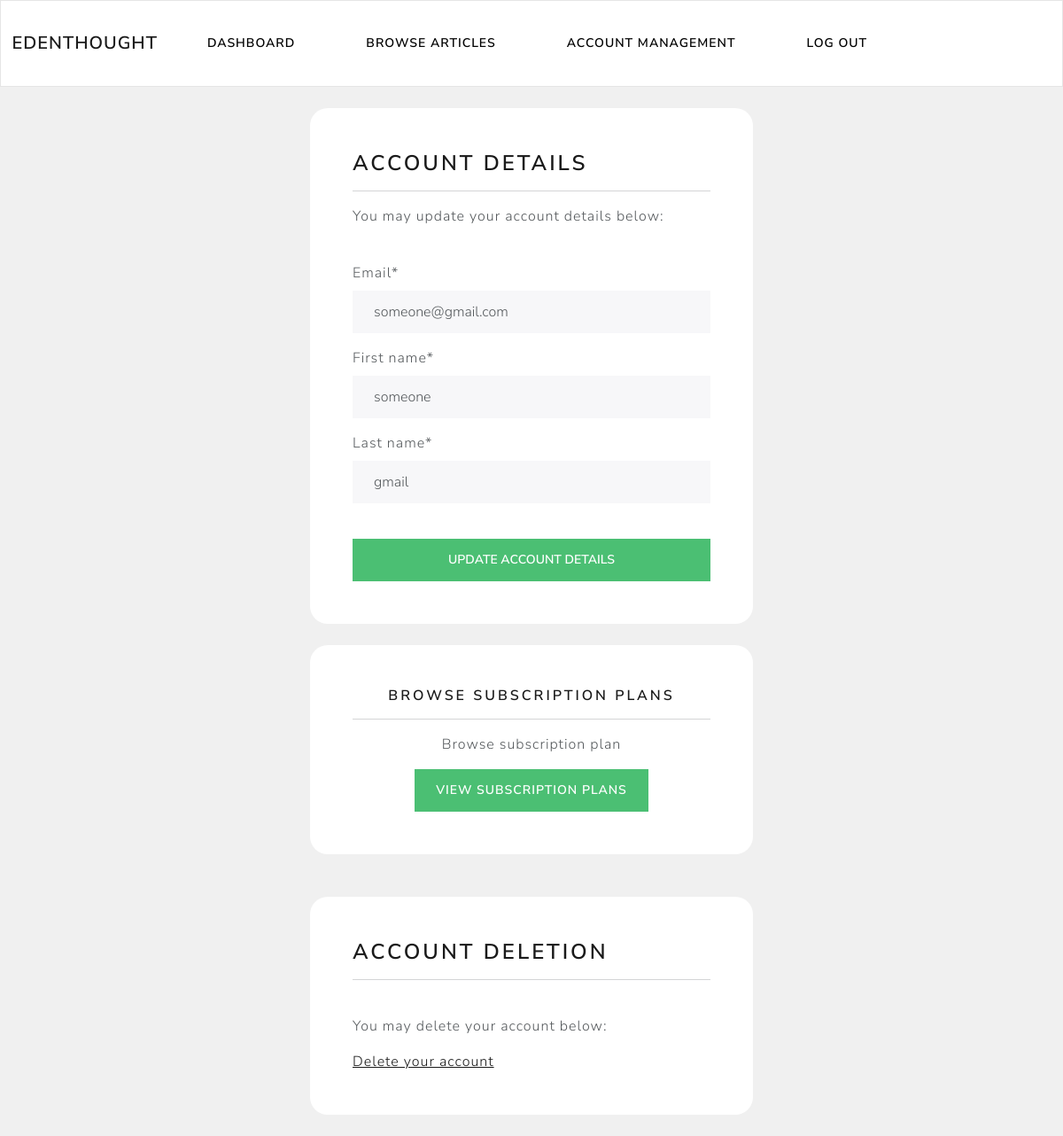
Page /client/account-management-2 (signed in) on the committed database.
### account/models.py (models this page shows, shortened)
class CustomUser(AbstractBaseUser, PermissionsMixin):
    username = None
    email = models.EmailField(unique=True)
    first_name = models.CharField(max_length=80)
    last_name = models.CharField(max_length=135)
    is_active = models.BooleanField(default=True)
    is_staff = models.BooleanField(default=False)
    date_joined = models.DateTimeField(default=timezone.now)
    is_writer = models.BooleanField(default=False, verbose_name="Are you a writer?")
    USERNAME_FIELD = "email"
    REQUIRED_FIELDS = []
    objects = CustomUserManager()

### client/views.py (the view)
# urls.py: path('account-management-2', views.account_management, name="account-management-2"),
@login_required(login_url="my-login")
def account_management(request):
    try:
        form = UpdateUserForm(instance=request.user)
        if request.method == "POST":
            form = UpdateUserForm(request.POST, instance=request.user)
            if form.is_valid():
                form.save()
                return redirect("client-dashboard")
        subDetails = Subscription.objects.get(user=request.user)
        subscription_id = subDetails.paypal_subscription_id
        context = {"SubscriptionID": subscription_id, "UpdateUserForm": form }
        return render(request, "client/account-management.html", context)
    except:
        form = UpdateUserForm(instance=request.user)
        if request.method == "POST":
            form = UpdateUserForm(request.POST, instance=request.user)
            if form.is_valid():
                form.save()
                return redirect("client-dashboard")
        context = {"UpdateUserForm": form }
        return render(request, "client/account-management.html", context)

### client/forms.py
class UpdateUserForm(ModelForm):
    password = None
    class Meta:
        model = CustomUser
        fields = ["email", "first_name", "last_name",]
        exclude = ["password1", "password2",]

### client/templates/client/account-management.html (shortened to what this page needs)
{% extends "client/navbar.html" %}
{% load crispy_forms_tags %}
{% block content %}
    <br>
        <div class="container bg-white shadow-md p-5 form-layout">
            <h3>Account Details </h3>
            <hr>
            <p>You may update your account details below: </p>
            <br>
            <form method="POST" autocomplete="off">
                {{UpdateUserForm|crispy}}
                <br>
                <input class="btn btn-success w-100" type="submit" value="Update account details"/>
            </form>
        </div>
        <br>
    {% if SubscriptionID %}
    {% else %}
        <div class="container bg-white shadow-md p-5 form-layout text-center">
            <h5> Browse subscription plans</h5>
            <hr>
            <p> Browse subscription plan</p>
            <a class="btn btn-success" type="button" href="{% url "subscription-plans" %}">
                View Subscription plans
            </a>
        </div>
    {% endif %}
    <br>
    <br>
    <div class="container bg-white shadow-md p-5 form-layout">
        <h3>Account Deletion</h3>
        <hr>
        <br>
        <p>You may delete your account below: </p>
        <a href="{% url "delete-account-2" %}">Delete your account</a>
    </div>
    <br>
{% endblock content %}

### static/css/styles.css (style rules this page uses)
.form-layout { width: 500px; border-radius: 20px; }

### rows in the picture
CustomUser: email "someone@gmail.com", first_name "someone", last_name "gmail"
